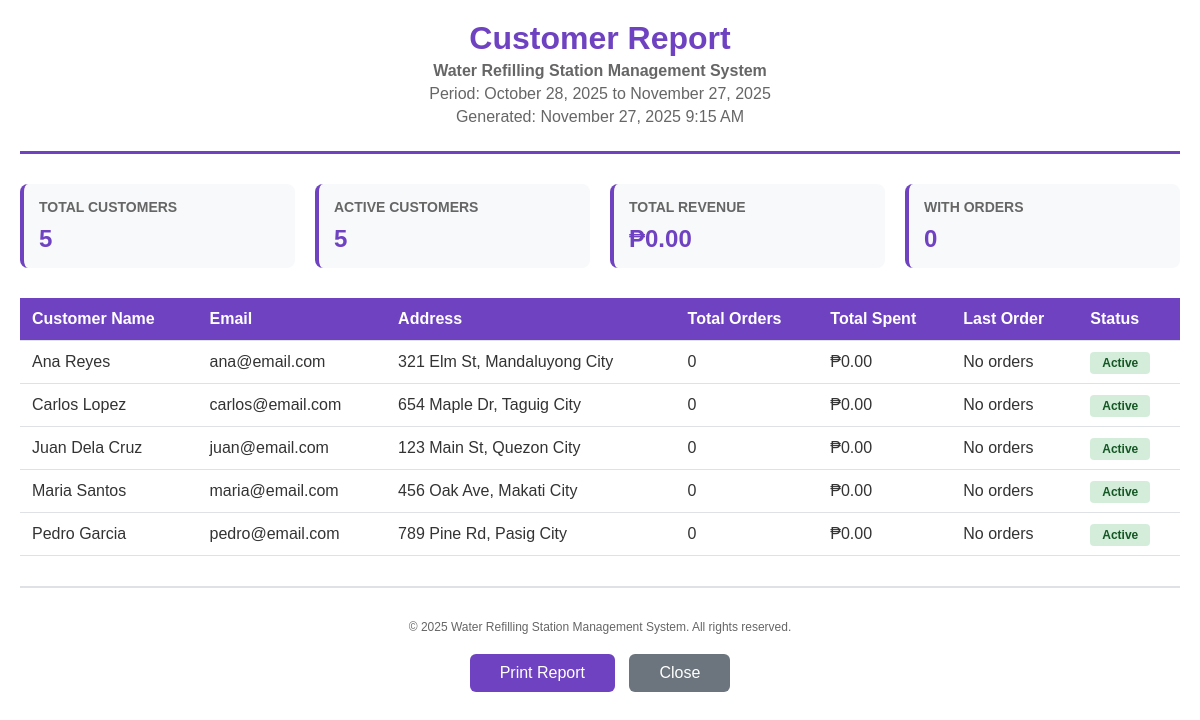
The page /backend/admin/reports/generate_customer_report.php (signed in) on the database its author committed.
### tables this page shows
CREATE TABLE `customers` (
  `id` int(11) NOT NULL AUTO_INCREMENT,
  `name` varchar(100) NOT NULL,
  `phone` varchar(20) NOT NULL,
  `address` text NOT NULL,
  `email` varchar(100) DEFAULT NULL,
  `status` enum('active','inactive') DEFAULT 'active',
  `created_at` timestamp NULL DEFAULT CURRENT_TIMESTAMP,
  `updated_at` timestamp NULL DEFAULT CURRENT_TIMESTAMP ON UPDATE CURRENT_TIMESTAMP,
  PRIMARY KEY (`id`)
);

### backend/admin/reports/generate_customer_report.php (the view, shortened to what this page needs)
<?php
require_once '../../config/db.php';
$start_date = $_GET['start_date'] ?? date('Y-m-d', strtotime('-30 days'));
$end_date = $_GET['end_date'] ?? date('Y-m-d');
$stmt = $pdo->prepare("
    SELECT
        c.id,
        c.name,
        c.email,
        c.address,
        c.status,
        c.created_at,
        COUNT(DISTINCT o.id) as total_orders,
        COALESCE(SUM(o.total_amount), 0) as total_spent,
        MAX(o.created_at) as last_order_date
    FROM customers c
    LEFT JOIN orders o ON c.id = o.customer_id AND DATE(o.created_at) BETWEEN ? AND ?
    GROUP BY c.id
    ORDER BY total_spent DESC, c.name ASC
");
$stmt->execute([$start_date, $end_date]);
$customers = $stmt->fetchAll(PDO::FETCH_ASSOC);
$total_customers = count($customers);
$active_customers = count(array_filter($customers, fn($c) => $c['status'] === 'active'));
$total_revenue = array_sum(array_column($customers, 'total_spent'));
$customers_with_orders = count(array_filter($customers, fn($c) => $c['total_orders'] > 0));
?>
<!DOCTYPE html>
<html>
<head>
</head>
<body>
    <div class="header">
        <h1>Customer Report</h1>
        <p><strong>Water Refilling Station Management System</strong></p>
        <p>Period: <?php echo date('F d, Y', strtotime($start_date)); ?> to <?php echo date('F d, Y', strtotime($end_date)); ?></p>
        <p>Generated: <?php echo date('F d, Y g:i A'); ?></p>
    </div>
    <div class="summary">
        <div class="summary-card">
            <h3>Total Customers</h3>
            <div class="value"><?php echo number_format($total_customers); ?></div>
        </div>
        <div class="summary-card">
            <h3>Active Customers</h3>
            <div class="value"><?php echo number_format($active_customers); ?></div>
        </div>
        <div class="summary-card">
            <h3>Total Revenue</h3>
            <div class="value">₱<?php echo number_format($total_revenue, 2); ?></div>
        </div>
        <div class="summary-card">
            <h3>With Orders</h3>
            <div class="value"><?php echo number_format($customers_with_orders); ?></div>
        </div>
    </div>
    <table>
        <thead>
            <tr>
                <th>Customer Name</th>
                <th>Email</th>
                <th>Address</th>
                <th>Total Orders</th>
                <th>Total Spent</th>
                <th>Last Order</th>
                <th>Status</th>
            </tr>
        </thead>
        <tbody>
            <?php if (empty($customers)): ?>
                <tr>
                    <td colspan="7" style="text-align: center; padding: 40px;">No customer records found</td>
                </tr>
            <?php else: ?>
                <?php foreach ($customers as $customer): ?>
                    <tr>
                        <td><?php echo htmlspecialchars($customer['name']); ?></td>
                        <td><?php echo htmlspecialchars($customer['email'] ?? 'N/A'); ?></td>
                        <td><?php echo htmlspecialchars($customer['address'] ?? 'N/A'); ?></td>
                        <td><?php echo number_format($customer['total_orders']); ?></td>
                        <td>₱<?php echo number_format($customer['total_spent'], 2); ?></td>
                        <td><?php echo $customer['last_order_date'] ? date('M d, Y', strtotime($customer['last_order_date'])) : 'No orders'; ?></td>
                        <td>
                            <span class="status <?php echo $customer['status']; ?>">
                                <?php echo ucfirst($customer['status']); ?>
                            </span>
                        </td>
                    </tr>
                <?php endforeach; ?>
            <?php endif; ?>
        </tbody>
    </table>
    <div class="footer">
        <p>&copy; <?php echo date('Y'); ?> Water Refilling Station Management System. All rights reserved.</p>
    </div>
    <div class="no-print" style="text-align: center; margin-top: 20px;">
        <button onclick="window.print()" style="padding: 10px 30px; background: #6f42c1; color: white; border: none; border-radius: 6px; cursor: pointer; font-size: 16px;">Print Report</button>
        <button onclick="window.close()" style="padding: 10px 30px; background: #6c757d; color: white; border: none; border-radius: 6px; cursor: pointer; font-size: 16px; margin-left: 10px;">Close</button>
    </div>
</body>
</html>

### backend/admin/reports/generate_customer_report.php (style rules this page uses)
body { font-family: Arial, sans-serif; margin: 20px; color: #333; }
.header { text-align: center; margin-bottom: 30px; border-bottom: 3px solid #6f42c1; padding-bottom: 20px; }
.header h1 { margin: 0; color: #6f42c1; }
.header p { margin: 5px 0; color: #666; }
.summary { display: grid; grid-template-columns: repeat(4, 1fr); gap: 20px; margin-bottom: 30px; }
.summary-card { background: #f8f9fa; padding: 15px; border-radius: 8px; border-left: 4px solid #6f42c1; }
.summary-card h3 { margin: 0 0 10px 0; font-size: 14px; color: #666; text-transform: uppercase; }
.summary-card .value { font-size: 24px; font-weight: bold; color: #6f42c1; }
table { width: 100%; border-collapse: collapse; margin-bottom: 30px; }
th, td { padding: 12px; text-align: left; border-bottom: 1px solid #dee2e6; }
th { background: #6f42c1; color: white; font-weight: 600; }
.status { padding: 4px 12px; border-radius: 4px; font-size: 12px; font-weight: 600; }
.status.active { background: #d4edda; color: #155724; }
.footer { text-align: center; margin-top: 30px; padding-top: 20px; border-top: 2px solid #dee2e6; color: #666; font-size: 12px; }

### rows shown on the page
customers: name "Ana Reyes", email "ana@email.com", address "321 Elm St, Mandaluyong City", total_orders "0", total_spent "0.00", status "Active"
customers: name "Carlos Lopez", email "carlos@email.com", address "654 Maple Dr, Taguig City", total_orders "0", total_spent "0.00", status "Active"
customers: name "Juan Dela Cruz", email "juan@email.com", address "123 Main St, Quezon City", total_orders "0", total_spent "0.00", status "Active"
customers: name "Maria Santos", email "maria@email.com", address "456 Oak Ave, Makati City", total_orders "0", total_spent "0.00", status "Active"
customers: name "Pedro Garcia", email "pedro@email.com", address "789 Pine Rd, Pasig City", total_orders "0", total_spent "0.00", status "Active"

### other values the page prints
$total_customers "5"
$active_customers "5"
$total_revenue "0.00"
$customers_with_orders "0"
